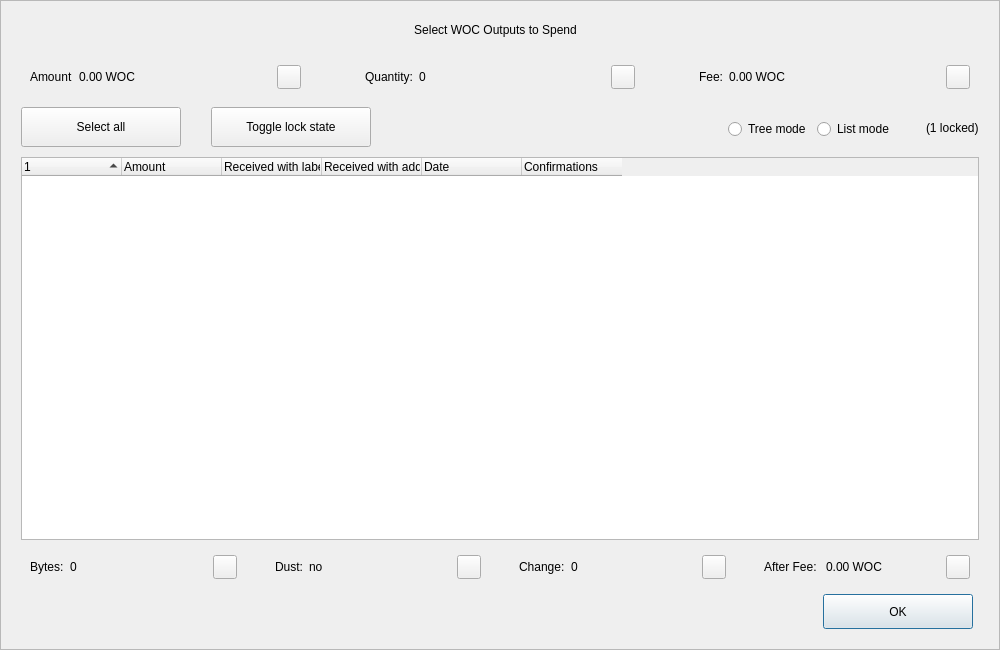
<?xml version="1.0" encoding="UTF-8"?>
<ui version="4.0">
 <class>CoinControlDialog</class>
 <widget class="QDialog" name="CoinControlDialog">
  <property name="geometry">
   <rect>
    <x>0</x>
    <y>0</y>
    <width>1000</width>
    <height>650</height>
   </rect>
  </property>
  <property name="minimumSize">
   <size>
    <width>950</width>
    <height>650</height>
   </size>
  </property>
  <property name="windowTitle">
   <string>Coin Selection</string>
  </property>
  <property name="styleSheet">
   <string notr="true"/>
  </property>
  <layout class="QVBoxLayout" name="verticalLayout">
   <property name="spacing">
    <number>0</number>
   </property>
   <property name="leftMargin">
    <number>0</number>
   </property>
   <property name="topMargin">
    <number>0</number>
   </property>
   <property name="rightMargin">
    <number>0</number>
   </property>
   <property name="bottomMargin">
    <number>0</number>
   </property>
   <item>
    <widget class="QFrame" name="frameContainer">
     <property name="toolTipDuration">
      <number>0</number>
     </property>
     <property name="frameShape">
      <enum>QFrame::StyledPanel</enum>
     </property>
     <property name="frameShadow">
      <enum>QFrame::Raised</enum>
     </property>
     <layout class="QVBoxLayout" name="verticalLayout_2">
      <property name="leftMargin">
       <number>0</number>
      </property>
      <property name="rightMargin">
       <number>0</number>
      </property>
      <property name="bottomMargin">
       <number>20</number>
      </property>
      <item>
       <layout class="QHBoxLayout" name="horizontalLayout_12">
        <property name="spacing">
         <number>0</number>
        </property>
        <property name="leftMargin">
         <number>20</number>
        </property>
        <property name="rightMargin">
         <number>30</number>
        </property>
        <item>
         <spacer name="horizontalSpacer_4">
          <property name="orientation">
           <enum>Qt::Horizontal</enum>
          </property>
          <property name="sizeHint" stdset="0">
           <size>
            <width>40</width>
            <height>20</height>
           </size>
          </property>
         </spacer>
        </item>
        <item>
         <widget class="QLabel" name="labelTitle">
          <property name="minimumSize">
           <size>
            <width>0</width>
            <height>40</height>
           </size>
          </property>
          <property name="maximumSize">
           <size>
            <width>16777215</width>
            <height>40</height>
           </size>
          </property>
          <property name="text">
           <string>Select WOC Outputs to Spend</string>
          </property>
          <property name="alignment">
           <set>Qt::AlignCenter</set>
          </property>
          <property name="margin">
           <number>7</number>
          </property>
         </widget>
        </item>
        <item>
         <spacer name="horizontalSpacer_5">
          <property name="orientation">
           <enum>Qt::Horizontal</enum>
          </property>
          <property name="sizeHint" stdset="0">
           <size>
            <width>40</width>
            <height>20</height>
           </size>
          </property>
         </spacer>
        </item>
       </layout>
      </item>
      <item>
       <layout class="QHBoxLayout" name="horizontalLayout_8">
        <property name="leftMargin">
         <number>20</number>
        </property>
        <property name="rightMargin">
         <number>20</number>
        </property>
        <item>
         <widget class="QWidget" name="layoutAmount" native="true">
          <layout class="QHBoxLayout" name="horizontalLayout_9" stretch="0,1,0">
           <item>
            <widget class="QLabel" name="labelCoinControlAmountText">
             <property name="text">
              <string>Amount</string>
             </property>
            </widget>
           </item>
           <item>
            <widget class="QLabel" name="labelCoinControlAmount">
             <property name="text">
              <string>0.00 WOC</string>
             </property>
            </widget>
           </item>
           <item alignment="Qt::AlignHCenter|Qt::AlignVCenter">
            <widget class="QPushButton" name="pushButtonAmount">
             <property name="minimumSize">
              <size>
               <width>0</width>
               <height>24</height>
              </size>
             </property>
             <property name="maximumSize">
              <size>
               <width>24</width>
               <height>26</height>
              </size>
             </property>
             <property name="focusPolicy">
              <enum>Qt::NoFocus</enum>
             </property>
             <property name="styleSheet">
              <string notr="true">padding-bottom:2px;
padding-right:4px;</string>
             </property>
             <property name="text">
              <string/>
             </property>
            </widget>
           </item>
          </layout>
         </widget>
        </item>
        <item>
         <spacer name="horizontalSpacer_2">
          <property name="orientation">
           <enum>Qt::Horizontal</enum>
          </property>
          <property name="sizeType">
           <enum>QSizePolicy::Fixed</enum>
          </property>
          <property name="sizeHint" stdset="0">
           <size>
            <width>40</width>
            <height>20</height>
           </size>
          </property>
         </spacer>
        </item>
        <item>
         <widget class="QWidget" name="layoutQuantity" native="true">
          <layout class="QHBoxLayout" name="horizontalLayout_10" stretch="0,1,0">
           <item>
            <widget class="QLabel" name="labelCoinControlQuantityText">
             <property name="text">
              <string>Quantity:</string>
             </property>
            </widget>
           </item>
           <item>
            <widget class="QLabel" name="labelCoinControlQuantity">
             <property name="text">
              <string>0</string>
             </property>
            </widget>
           </item>
           <item alignment="Qt::AlignHCenter|Qt::AlignVCenter">
            <widget class="QPushButton" name="pushButtonQuantity">
             <property name="minimumSize">
              <size>
               <width>0</width>
               <height>24</height>
              </size>
             </property>
             <property name="maximumSize">
              <size>
               <width>24</width>
               <height>26</height>
              </size>
             </property>
             <property name="focusPolicy">
              <enum>Qt::NoFocus</enum>
             </property>
             <property name="styleSheet">
              <string notr="true">padding-bottom:2px;
               padding-right:4px;</string>
             </property>
             <property name="text">
              <string/>
             </property>
            </widget>
           </item>
          </layout>
         </widget>
        </item>
        <item>
         <spacer name="horizontalSpacer_22">
          <property name="orientation">
           <enum>Qt::Horizontal</enum>
          </property>
          <property name="sizeType">
           <enum>QSizePolicy::Fixed</enum>
          </property>
          <property name="sizeHint" stdset="0">
           <size>
            <width>40</width>
            <height>20</height>
           </size>
          </property>
         </spacer>
        </item>
        <item>
         <widget class="QWidget" name="layoutFee" native="true">
          <layout class="QHBoxLayout" name="horizontalLayout_11" stretch="0,1,0">
           <item>
            <widget class="QLabel" name="labelCoinControlFeeText">
             <property name="text">
              <string>Fee:</string>
             </property>
            </widget>
           </item>
           <item>
            <widget class="QLabel" name="labelCoinControlFee">
             <property name="text">
              <string>0.00 WOC</string>
             </property>
            </widget>
           </item>
           <item alignment="Qt::AlignHCenter|Qt::AlignVCenter">
            <widget class="QPushButton" name="pushButtonFee">
             <property name="minimumSize">
              <size>
               <width>0</width>
               <height>24</height>
              </size>
             </property>
             <property name="maximumSize">
              <size>
               <width>24</width>
               <height>26</height>
              </size>
             </property>
             <property name="focusPolicy">
              <enum>Qt::NoFocus</enum>
             </property>
             <property name="styleSheet">
              <string notr="true">padding-bottom:2px;
               padding-right:4px;</string>
             </property>
             <property name="text">
              <string/>
             </property>
            </widget>
           </item>
          </layout>
         </widget>
        </item>
       </layout>
      </item>
      <item>
       <widget class="QFrame" name="frame">
        <property name="minimumSize">
         <size>
          <width>0</width>
          <height>40</height>
         </size>
        </property>
        <property name="styleSheet">
         <string notr="true">#frame {
	border:0;
}</string>
        </property>
        <property name="frameShape">
         <enum>QFrame::StyledPanel</enum>
        </property>
        <property name="frameShadow">
         <enum>QFrame::Sunken</enum>
        </property>
        <layout class="QHBoxLayout" name="horizontalLayout">
         <property name="spacing">
          <number>0</number>
         </property>
         <property name="leftMargin">
          <number>20</number>
         </property>
         <property name="topMargin">
          <number>0</number>
         </property>
         <property name="rightMargin">
          <number>20</number>
         </property>
         <property name="bottomMargin">
          <number>0</number>
         </property>
         <item>
          <layout class="QHBoxLayout" name="horizontalLayoutPanel" stretch="0,0,0,0,0,0">
           <property name="spacing">
            <number>20</number>
           </property>
           <item>
            <widget class="QPushButton" name="pushButtonSelectAll">
             <property name="sizePolicy">
              <sizepolicy hsizetype="Maximum" vsizetype="Fixed">
               <horstretch>0</horstretch>
               <verstretch>0</verstretch>
              </sizepolicy>
             </property>
             <property name="minimumSize">
              <size>
               <width>160</width>
               <height>40</height>
              </size>
             </property>
             <property name="maximumSize">
              <size>
               <width>16777215</width>
               <height>40</height>
              </size>
             </property>
             <property name="text">
              <string>Select all</string>
             </property>
             <property name="checkable">
              <bool>true</bool>
             </property>
             <property name="checked">
              <bool>false</bool>
             </property>
             <property name="autoExclusive">
              <bool>false</bool>
             </property>
             <property name="autoDefault">
              <bool>false</bool>
             </property>
            </widget>
           </item>
           <item>
            <spacer name="horizontalSpacer_6">
             <property name="orientation">
              <enum>Qt::Horizontal</enum>
             </property>
             <property name="sizeType">
              <enum>QSizePolicy::Fixed</enum>
             </property>
             <property name="sizeHint" stdset="0">
              <size>
               <width>10</width>
               <height>20</height>
              </size>
             </property>
            </spacer>
           </item>
           <item>
            <widget class="QPushButton" name="pushButtonToggleLock">
             <property name="sizePolicy">
              <sizepolicy hsizetype="Maximum" vsizetype="Fixed">
               <horstretch>0</horstretch>
               <verstretch>0</verstretch>
              </sizepolicy>
             </property>
             <property name="minimumSize">
              <size>
               <width>160</width>
               <height>40</height>
              </size>
             </property>
             <property name="maximumSize">
              <size>
               <width>16777215</width>
               <height>40</height>
              </size>
             </property>
             <property name="text">
              <string>Toggle lock state</string>
             </property>
             <property name="checkable">
              <bool>true</bool>
             </property>
             <property name="autoExclusive">
              <bool>false</bool>
             </property>
             <property name="autoDefault">
              <bool>false</bool>
             </property>
            </widget>
           </item>
           <item>
            <spacer name="horizontalSpacer_7">
             <property name="orientation">
              <enum>Qt::Horizontal</enum>
             </property>
             <property name="sizeType">
              <enum>QSizePolicy::Expanding</enum>
             </property>
             <property name="sizeHint" stdset="0">
              <size>
               <width>30</width>
               <height>20</height>
              </size>
             </property>
            </spacer>
           </item>
           <item alignment="Qt::AlignRight">
            <widget class="QGroupBox" name="groupBox_2">
             <property name="styleSheet">
              <string notr="true">#groupBox_2 {
    background-color:transparent;
    border-radius:0;
}</string>
             </property>
             <property name="title">
              <string/>
             </property>
             <layout class="QHBoxLayout" name="horizontalLayout_14">
              <item>
               <widget class="QRadioButton" name="radioTreeMode">
                <property name="sizePolicy">
                 <sizepolicy hsizetype="Maximum" vsizetype="Fixed">
                  <horstretch>0</horstretch>
                  <verstretch>0</verstretch>
                 </sizepolicy>
                </property>
                <property name="text">
                 <string>Tree mode</string>
                </property>
               </widget>
              </item>
              <item>
               <widget class="QRadioButton" name="radioListMode">
                <property name="sizePolicy">
                 <sizepolicy hsizetype="Maximum" vsizetype="Fixed">
                  <horstretch>0</horstretch>
                  <verstretch>0</verstretch>
                 </sizepolicy>
                </property>
                <property name="text">
                 <string>List mode</string>
                </property>
                <property name="checked">
                 <bool>false</bool>
                </property>
               </widget>
              </item>
             </layout>
            </widget>
           </item>
           <item>
            <widget class="QLabel" name="labelLocked">
             <property name="text">
              <string>(1 locked)</string>
             </property>
            </widget>
           </item>
          </layout>
         </item>
        </layout>
       </widget>
      </item>
      <item>
       <layout class="QHBoxLayout" name="horizontalLayout_13">
        <property name="leftMargin">
         <number>20</number>
        </property>
        <property name="rightMargin">
         <number>20</number>
        </property>
        <item>
         <widget class="CoinControlTreeWidget" name="treeWidget">
          <property name="contextMenuPolicy">
           <enum>Qt::CustomContextMenu</enum>
          </property>
          <property name="styleSheet">
           <string notr="true"/>
          </property>
          <property name="sortingEnabled">
           <bool>false</bool>
          </property>
          <property name="columnCount">
           <number>6</number>
          </property>
          <attribute name="headerShowSortIndicator" stdset="0">
           <bool>true</bool>
          </attribute>
          <attribute name="headerStretchLastSection">
           <bool>false</bool>
          </attribute>
          <column>
           <property name="text">
            <string/>
           </property>
          </column>
          <column>
           <property name="text">
            <string>Amount</string>
           </property>
          </column>
          <column>
           <property name="text">
            <string>Received with label</string>
           </property>
          </column>
          <column>
           <property name="text">
            <string>Received with address</string>
           </property>
          </column>
          <column>
           <property name="text">
            <string>Date</string>
           </property>
          </column>
          <column>
           <property name="text">
            <string>Confirmations</string>
           </property>
           <property name="toolTip">
            <string>Confirmed</string>
           </property>
          </column>
         </widget>
        </item>
       </layout>
      </item>
      <item>
       <layout class="QHBoxLayout" name="horizontalLayout_3">
        <property name="spacing">
         <number>20</number>
        </property>
        <property name="leftMargin">
         <number>20</number>
        </property>
        <property name="rightMargin">
         <number>20</number>
        </property>
        <item>
         <widget class="QWidget" name="layoutBytes" native="true">
          <layout class="QHBoxLayout" name="horizontalLayout_4" stretch="0,1,0">
           <item>
            <widget class="QLabel" name="labelCoinControlBytesText">
             <property name="text">
              <string>Bytes:</string>
             </property>
            </widget>
           </item>
           <item>
            <widget class="QLabel" name="labelCoinControlBytes">
             <property name="text">
              <string>0</string>
             </property>
            </widget>
           </item>
           <item alignment="Qt::AlignHCenter|Qt::AlignVCenter">
            <widget class="QPushButton" name="pushButtonBytes">
             <property name="minimumSize">
              <size>
               <width>0</width>
               <height>24</height>
              </size>
             </property>
             <property name="maximumSize">
              <size>
               <width>24</width>
               <height>26</height>
              </size>
             </property>
             <property name="focusPolicy">
              <enum>Qt::NoFocus</enum>
             </property>
             <property name="styleSheet">
              <string notr="true">padding-bottom:2px;
               padding-right:4px;</string>
             </property>
             <property name="text">
              <string/>
             </property>
            </widget>
           </item>
          </layout>
         </widget>
        </item>
        <item>
         <widget class="QWidget" name="layoutDust" native="true">
          <layout class="QHBoxLayout" name="horizontalLayout_5" stretch="0,1,0">
           <item>
            <widget class="QLabel" name="labelCoinControlLowOutputText">
             <property name="text">
              <string>Dust:</string>
             </property>
            </widget>
           </item>
           <item>
            <widget class="QLabel" name="labelCoinControlLowOutput">
             <property name="text">
              <string>no</string>
             </property>
            </widget>
           </item>
           <item alignment="Qt::AlignHCenter|Qt::AlignVCenter">
            <widget class="QPushButton" name="pushButtonDust">
             <property name="minimumSize">
              <size>
               <width>0</width>
               <height>24</height>
              </size>
             </property>
             <property name="maximumSize">
              <size>
               <width>24</width>
               <height>26</height>
              </size>
             </property>
             <property name="focusPolicy">
              <enum>Qt::NoFocus</enum>
             </property>
             <property name="styleSheet">
              <string notr="true">padding-bottom:2px;
               padding-right:4px;</string>
             </property>
             <property name="text">
              <string/>
             </property>
            </widget>
           </item>
          </layout>
         </widget>
        </item>
        <item>
         <widget class="QWidget" name="layoutChange" native="true">
          <layout class="QHBoxLayout" name="horizontalLayout_6" stretch="0,1,0">
           <item>
            <widget class="QLabel" name="labelCoinControlChangeText">
             <property name="text">
              <string>Change:</string>
             </property>
            </widget>
           </item>
           <item>
            <widget class="QLabel" name="labelCoinControlChange">
             <property name="text">
              <string>0</string>
             </property>
            </widget>
           </item>
           <item alignment="Qt::AlignHCenter|Qt::AlignVCenter">
            <widget class="QPushButton" name="pushButtonChange">
             <property name="minimumSize">
              <size>
               <width>0</width>
               <height>24</height>
              </size>
             </property>
             <property name="maximumSize">
              <size>
               <width>24</width>
               <height>26</height>
              </size>
             </property>
             <property name="focusPolicy">
              <enum>Qt::NoFocus</enum>
             </property>
             <property name="styleSheet">
              <string notr="true">padding-bottom:2px;
               padding-right:4px;</string>
             </property>
             <property name="text">
              <string/>
             </property>
            </widget>
           </item>
          </layout>
         </widget>
        </item>
        <item>
         <widget class="QWidget" name="layoutAfter" native="true">
          <layout class="QHBoxLayout" name="horizontalLayout_7" stretch="0,1,0">
           <item>
            <widget class="QLabel" name="labelCoinControlAfterFeeText">
             <property name="text">
              <string>After Fee: </string>
             </property>
            </widget>
           </item>
           <item>
            <widget class="QLabel" name="labelCoinControlAfterFee">
             <property name="text">
              <string>0.00 WOC</string>
             </property>
            </widget>
           </item>
           <item alignment="Qt::AlignHCenter|Qt::AlignVCenter">
            <widget class="QPushButton" name="pushButtonAlterFee">
             <property name="minimumSize">
              <size>
               <width>0</width>
               <height>24</height>
              </size>
             </property>
             <property name="maximumSize">
              <size>
               <width>24</width>
               <height>26</height>
              </size>
             </property>
             <property name="focusPolicy">
              <enum>Qt::NoFocus</enum>
             </property>
             <property name="styleSheet">
              <string notr="true">padding-bottom:2px;
               padding-right:4px;</string>
             </property>
             <property name="text">
              <string/>
             </property>
            </widget>
           </item>
          </layout>
         </widget>
        </item>
       </layout>
      </item>
      <item>
       <layout class="QHBoxLayout" name="horizontalLayout_2">
        <property name="spacing">
         <number>0</number>
        </property>
        <property name="leftMargin">
         <number>20</number>
        </property>
        <property name="rightMargin">
         <number>26</number>
        </property>
        <item>
         <spacer name="horizontalSpacer_3">
          <property name="orientation">
           <enum>Qt::Horizontal</enum>
          </property>
          <property name="sizeHint" stdset="0">
           <size>
            <width>558</width>
            <height>20</height>
           </size>
          </property>
         </spacer>
        </item>
        <item>
         <widget class="QPushButton" name="pushButtonOk">
          <property name="minimumSize">
           <size>
            <width>150</width>
            <height>35</height>
           </size>
          </property>
          <property name="text">
           <string>OK</string>
          </property>
         </widget>
        </item>
       </layout>
      </item>
     </layout>
    </widget>
   </item>
  </layout>
 </widget>
 <customwidgets>
  <customwidget>
   <class>CoinControlTreeWidget</class>
   <extends>QTreeWidget</extends>
   <header>coincontroltreewidget.h</header>
  </customwidget>
 </customwidgets>
 <resources/>
 <connections/>
</ui>
